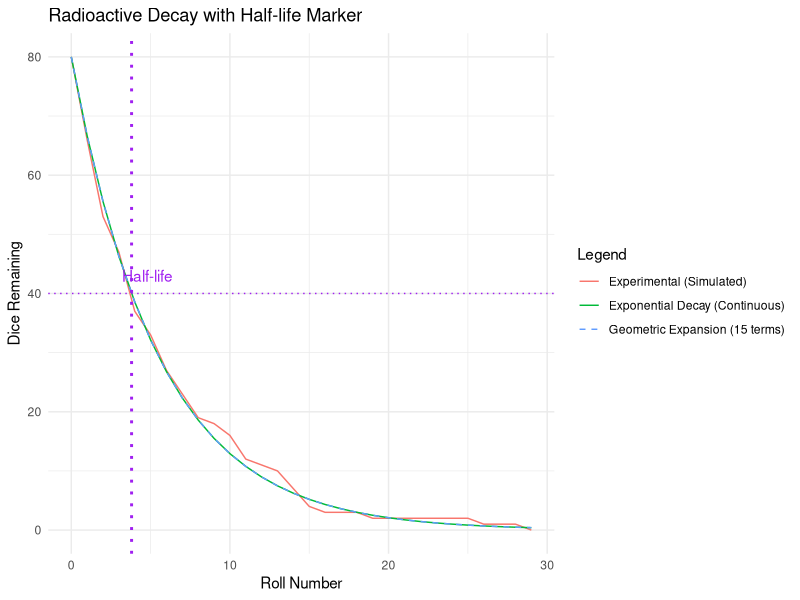

The R source for this figure:
## ---- chunk 1
# Required libraries
library(ggplot2)

# Parameters
P0 <- 80
n_rolls <- 50
p <- 1 / 6

# Simulation
pop_avg <- numeric(n_rolls + 1)
set.seed(NULL)

P <- P0
pop_avg[1] <- P0
k <- 1
while (k <= n_rolls && P > 0) {
  r <- rbinom(1, P, p)
  P <- P - r
  pop_avg[k + 1] <- P
  k <- k + 1
}

# Truncate data when population hits zero
final_index <- which(pop_avg == 0)[1]
if (is.na(final_index)) {
  final_index <- length(pop_avg)
}
pop_avg <- pop_avg[1:final_index]
time <- 0:(length(pop_avg) - 1)

# Exponential decay model
lambda <- -log(1 - p)
exp_model <- P0 * exp(-lambda * time)

# Geometric approximation
geometric_expansion <- function(t, p, P0, n_terms = 15) {
  sapply(t, function(tt) {
    sum(sapply(0:(n_terms - 1), function(k) {
      coef <- (-1)^k * choose(tt, k)
      coef * p^k
    })) * P0
  })
}
geom_approx <- geometric_expansion(time, p, P0, n_terms = 15)

# Half-life
t_half <- log(2) / lambda

# Combine data
df <- data.frame(
  Roll = time,
  Experimental = pop_avg,
  Exponential = exp_model,
  Geometric = geom_approx
)

# Plot
ggplot(df, aes(x = Roll)) +
  geom_line(aes(y = Experimental, color = "Experimental (Simulated)")) +
  geom_line(aes(y = Exponential, color = "Exponential Decay (Continuous)")) +
  geom_line(aes(y = Geometric, color = "Geometric Expansion (15 terms)"), linetype = "dashed") +
  geom_vline(xintercept = t_half, linetype = "dotted", color = "purple", linewidth = 1) +
  geom_hline(yintercept = P0 / 2, linetype = "dotted", color = "purple") +
  annotate("text", x = t_half + 1, y = P0 / 2 + 3, label = "Half-life", color = "purple") +
  labs(
    title = "Radioactive Decay with Half-life Marker",
    x = "Roll Number", y = "Dice Remaining",
    color = "Legend"
  ) +
  theme_minimal()


